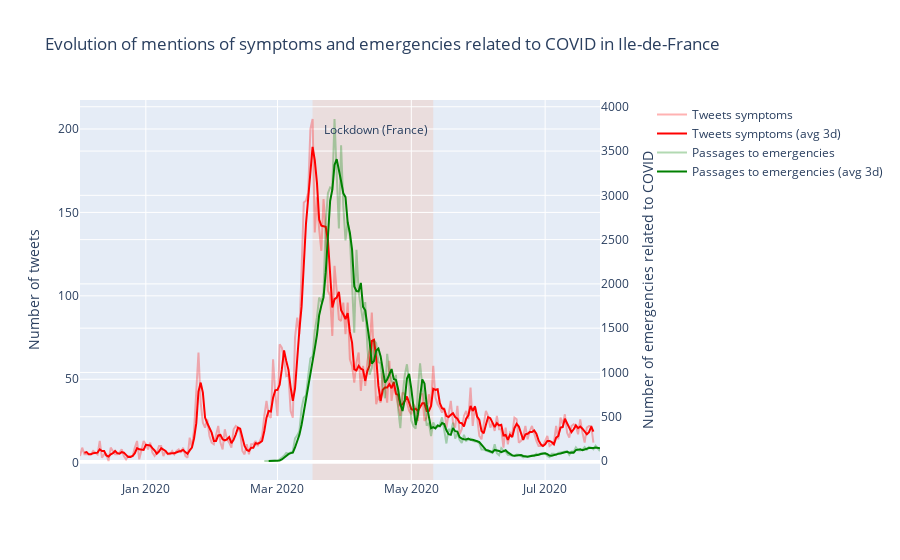

The cell this chart's notebook holds for it:
### Markdown cell above
We used public data from [Santé Publique France](https://www.data.gouv.fr/fr/datasets/donnees-des-urgences-hospitalieres-et-de-sos-medecins-relatives-a-lepidemie-de-covid-19/) about emergencies and SOS Médecins data related to COVID. We use data about passages to emergencies for suspicion of COVID, and hospitalizations for suspicion of COVID. We present the raw (daily) data, as well as the data averaged on 3 days.

We notice that the curves of tweets mentioning symptoms and emergencies seem really similar, the first one preceding the emergencies curves by about 11 days.

### Code cell
def plot_symptoms_urgences_with_ma() :
    
    #['nbre_pass_corona','nbre_hospit_corona','nbre_acte_corona']
    #label_emergency = emergencies_dict.get(type_emergency)
    traces=[]
    traces.append(go.Scatter(x = tweets_symptoms['day'],
                            y = tweets_symptoms['has_symptom'].values,
                            mode = 'lines',
                            name = 'Tweets symptoms',
                            opacity=0.3,
                            line=dict(color='red'),
                            yaxis="y1"))
    traces.append(go.Scatter(x = tweets_symptoms['day'],
                            y = tweets_symptoms['has_symptom_mean_3'].values,
                            mode = 'lines',
                             line=dict(color='red'),
                            name = 'Tweets symptoms (avg 3d)',
                            yaxis="y1"))
    
    traces.append(go.Scatter(x = urgences.date_de_passage, 
                             y = urgences['nbre_pass_corona'],
                             mode = 'lines',
                             name = 'Passages to emergencies',
                             opacity=0.3,
                             line=dict(color='green'),
                             yaxis="y2"))
    traces.append(go.Scatter(x = urgences.date_de_passage, 
                             y = urgences['nbre_pass_corona' + '_mean_3'],
                             mode = 'lines',
                             name =  'Passages to emergencies (avg 3d)',
                             line=dict(color='green'),
                             yaxis="y2"))
    
#     traces.append(go.Scatter(x = urgences.date_de_passage, 
#                              y = urgences['nbre_hospit_corona'],
#                              mode = 'lines',
#                              name = 'Hospitalizations',
#                              opacity=0.3,
#                              line=dict(color='grey'),
#                              yaxis="y2"))
#     traces.append(go.Scatter(x = urgences.date_de_passage, 
#                              y = urgences['nbre_hospit_corona' + '_mean_3'],
#                              mode = 'lines',
#                              name =  'Hospitalizations (avf 3d)',
#                              line=dict(color='grey'),
#                              yaxis="y2"))
    
    layout = go.Layout(title="Evolution of mentions of symptoms and emergencies related to COVID in Ile-de-France ",
                       legend={"x" : 1.1, "y" : 1},
                       yaxis=dict(title='Number of tweets'),
                       yaxis2=dict(title='Number of emergencies related to COVID',
                                   overlaying='y',
                                   side='right'))
    
    
    fig = go.Figure(traces, layout)
    
    
    fig.add_shape(dict(type="rect",
                       yref='paper',
                       x0='2020-03-17',
                       y0=0,
                       x1='2020-05-11',
                       y1=1,
                       fillcolor="LightSalmon",
                       opacity=0.2,
                       layer='below',
                       line_width=0))
    
    fig.update_layout(annotations=[dict(
        x='2020-04-15',
        y=0.95,
        yref="paper",
        text="Lockdown (France)", showarrow=False)])
    
    py.iplot(fig)
    
plot_symptoms_urgences_with_ma()

### Figure 1 — Plotly figure (JSON) as saved in the notebook; plotly's stock layout.template omitted (floating-point values rounded to 4 significant figures; data arrays with more than 128 entries replaced by an {"elided": "..."} marker saying what was removed)
{"data": [{"line": {"color": "red"}, "mode": "lines", "name": "Tweets symptoms", "opacity": 0.3, "type": "scatter", "x": {"elided": "235 str values"}, "y": {"elided": "235 int values"}, "yaxis": "y"}, {"line": {"color": "red"}, "mode": "lines", "name": "Tweets symptoms (avg 3d)", "type": "scatter", "x": {"elided": "235 str values"}, "y": {"elided": "235 float values"}, "yaxis": "y"}, {"line": {"color": "green"}, "mode": "lines", "name": "Passages to emergencies", "opacity": 0.3, "type": "scatter", "x": {"elided": "154 str values"}, "y": {"elided": "154 int values"}, "yaxis": "y2"}, {"line": {"color": "green"}, "mode": "lines", "name": "Passages to emergencies (avg 3d)", "type": "scatter", "x": {"elided": "154 str values"}, "y": {"elided": "154 float values"}, "yaxis": "y2"}], "layout": {"annotations": [{"showarrow": false, "text": "Lockdown (France)", "x": "2020-04-15", "y": 0.95, "yref": "paper"}], "legend": {"x": 1.1, "y": 1}, "shapes": [{"fillcolor": "LightSalmon", "layer": "below", "line": {"width": 0}, "opacity": 0.2, "type": "rect", "x0": "2020-03-17", "x1": "2020-05-11", "y0": 0, "y1": 1, "yref": "paper"}], "title": {"text": "Evolution of mentions of symptoms and emergencies related to COVID in Ile-de-France "}, "yaxis": {"title": {"text": "Number of tweets"}}, "yaxis2": {"overlaying": "y", "side": "right", "title": {"text": "Number of emergencies related to COVID"}}}}
